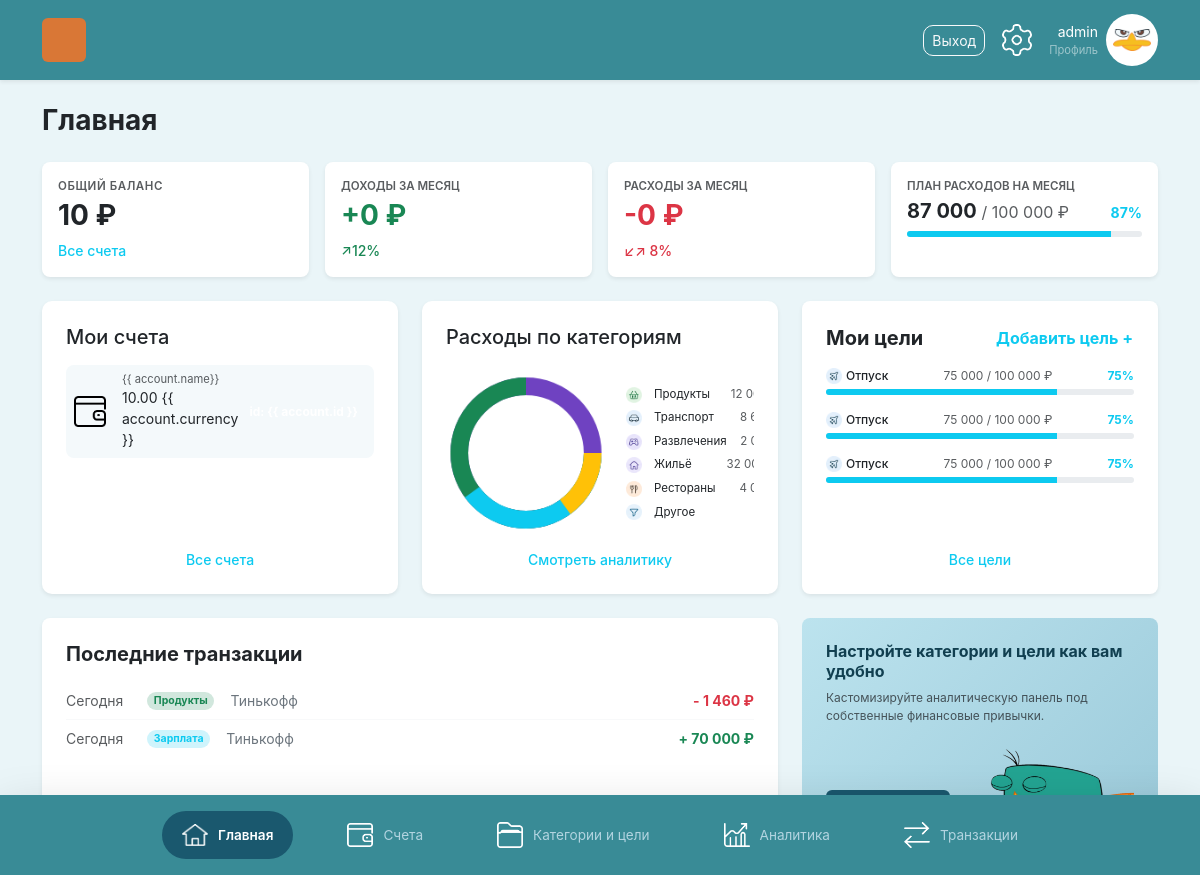
The app's page / (signed in), older data.
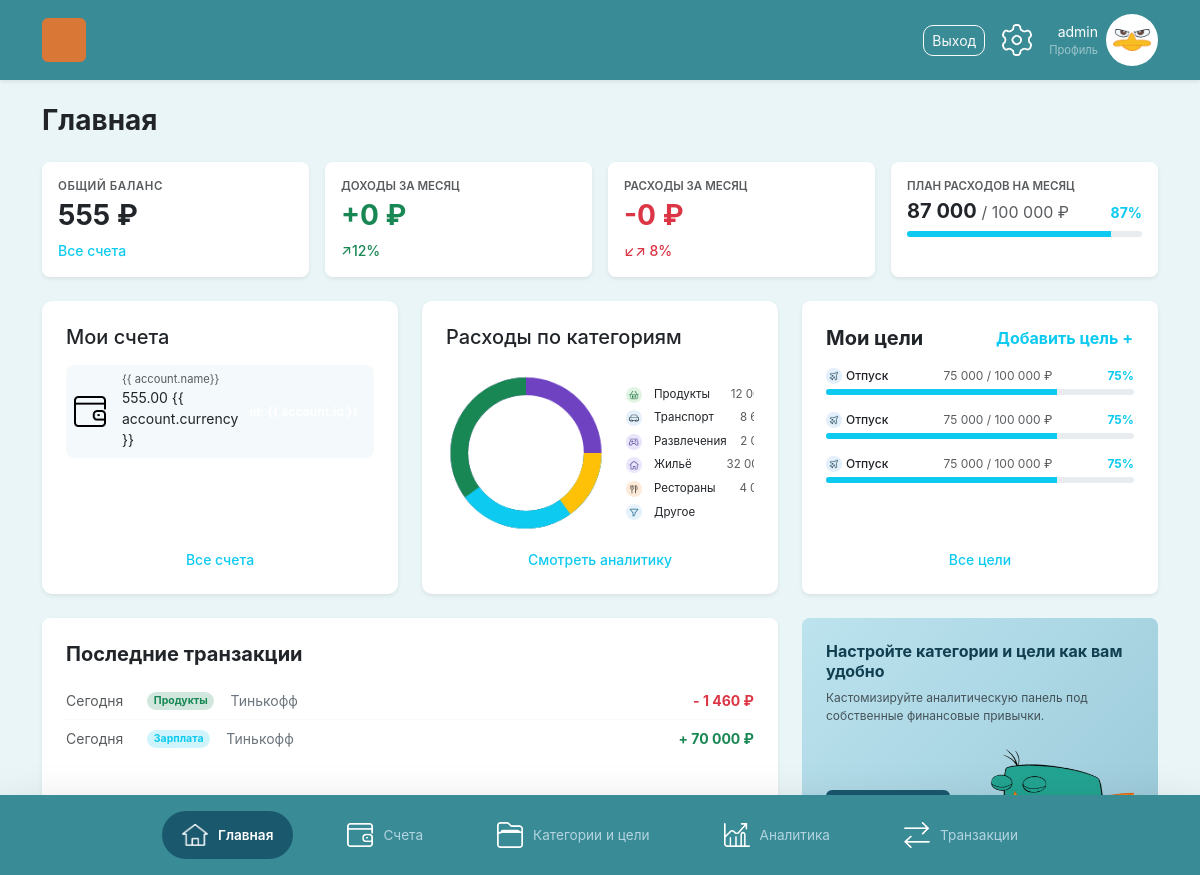
The same page, newer data.
### api/models.py (models this page shows, shortened)
class Account(models.Model):
    name = models.CharField(max_length=100)
    bank = models.ForeignKey('AvailableBank', on_delete=models.SET_NULL, null=True, blank=True)
    balance = models.DecimalField(max_digits=12, decimal_places=2, default=0)
    currency = models.CharField(max_length=3, default="RUB")
    owner = models.ForeignKey(User, on_delete=models.CASCADE, related_name="accounts")
    created_at = models.DateTimeField(auto_now_add=True)

### tracker_app/views.py (the view)
# urls.py: path('', dashboard_view, name='dashboard'),
@login_required
def dashboard_view(request):
    user = request.user
    accounts = Account.objects.filter(owner=user)
    total_balance = accounts.aggregate(Sum('balance'))['balance__sum'] or 0
    categories = ['Продукты', 'Транспорт', 'Развлечения', 'Жильё', 'Рестораны', 'Другое']
    chart_data = []
    for cat in categories:
        amount = Transaction.objects.filter(
            owner=user,
            type=Transaction.Type.EXPENSE,
            category__name=cat
        ).aggregate(Sum('amount'))['amount__sum'] or 0
        chart_data.append(float(amount))
    service = FinanceService()
    stats = service.get_statistics(user)
    context = {
        'accounts': accounts,
        'total_balance': total_balance,
        'chart_data': chart_data,
        'income': stats['income'],
        'expense': stats['expense'],
    }
    return render(request, 'pages/dashboard.html', context)

### api/services/finance_service.py (called while the page is built)
    def get_statistics(self, user):
        income_sum = (
            Transaction.objects.filter(
                owner=user,
                type=Transaction.Type.INCOME
            ).aggregate(
                total=Sum("amount")
            )["total"] or Decimal("0")
        )
        expense_sum = (
            Transaction.objects.filter(
                owner=user,
                type=Transaction.Type.EXPENSE
            ).aggregate(
                total=Sum("amount")
            )["total"] or Decimal("0")
        )
        return {
            "income": income_sum,
            "expense": expense_sum,
            "balance": income_sum - expense_sum
        }

### templates/pages/dashboard.html (shortened to what the changed rows need)
{% extends 'base.html' %}
{% load static %}
{% block content %}
<div class="container-fluid px-0">
    <div class="mb-4">
        <h1 class="h3 fw-bold text-dark">Главная</h1>
    </div>
    <div class="row g-3 mb-4">
        <div class="col-12 col-md-6 col-lg-3">
            <div class="card h-100 border-0 shadow-sm p-3 bg-white rounded-3">
                <p class="text-muted text-uppercase fw-semibold mb-1"
                    style="font-size: 0.72rem; letter-spacing: 0.05em;">Общий баланс</p>
                <h3 class="fw-bold text-dark mb-2"> {{ total_balance }} ₽</h3>
                <a href="#" class="text-decoration-none small fw-medium text-info mt-auto">Все счета</a>
            </div>
        </div>
    </div>
    <div class="row g-4 mb-4">
        <div class="col-12 col-lg-4">
            <div class="card h-100 border-0 shadow-sm p-4 bg-white" style="border-radius: 10px;">
                <div class="d-flex flex-column">
                    {% for account in accounts %}
                    <div class="d-flex align-items-center justify-content-between p-2 mb-2"
                        style="background-color: #f4f9fb; border-radius: 8px;">
                        <div class="d-flex align-items-center">
                            <img src="{% static 'icons/wallet.png' %}" class="ui-icon me-3" alt="">
                            <div>
                                <p class="text-muted mb-0" style="font-size: 0.7rem; line-height: 1.2;">{{
                                    account.name}}</p>
                                <p class="mb-0 small font-weight-bold text-dark">{{ account.balance }} {{
                                    account.currency }}</p>
                            </div>
                        </div>
                        <span class="badge badge-danger p-2 font-mono" style="font-size: 0.75rem;">id: {{ account.id
                            }}</span>
                    </div>
                    {% empty %}
                    <div class="text-center text-muted py-3 small">
                        У вас пока нет открытых счетов
                    </div>
                    {% endfor %}
                </div>
            </div>
        </div>
        <div class="col-12 col-lg-4">
            <div
                class="card h-100 border-0 shadow-sm p-4 bg-white rounded-3 d-flex flex-column justify-content-between">
                <div>
                    <div class="d-flex flex-column gap-3">
                        {% for i in "123"|make_list %}
                        <div>
                            <div class="d-flex justify-content-between align-items-center small mb-1"
                                style="font-size: 0.75rem;">
                                <span class="text-dark fw-medium d-flex align-items-center gap-1">
                                    <img src="{% static 'icons/travel.png' %}" style="width: 16px; height: 16px;"
                                        alt=""> Отпуск
                                </span>
                                <span class="text-muted">75 000 / 100 000 ₽</span>
                                <span class="fw-bold text-info">75%</span>
                            </div>
                            <div class="progress" style="height: 6px;">
                                <div class="progress-bar bg-info" role="progressbar" style="width: 75%"></div>
                            </div>
                        </div>
                        {% endfor %}
                    </div>
                </div>
            </div>
        </div>
    </div>
</div>
{% endblock %}
{% block extra_js %}
<script>
    document.addEventListener("DOMContentLoaded", function () {
        if (typeof Chart !== 'undefined') {
            const canvasElement = document.getElementById('categoriesChart');
            if (canvasElement) {
                // БЕЗОПАСНЫЙ И ВАЛИДНЫЙ СИНТАКСИС ДЛЯ ДАННЫХ БЭКЕНДА
                const rawData = document.getElementById('chart-data-json').textContent;
                // Если бэкенд пустой, ставим массив нулей по умолчанию [0, 0, 0, 0, 0, 0]
                const parsedChartData = rawData ? JSON.parse(rawData) : [0, 0, 0, 0, 0, 0];
                new Chart(canvasElement, {
                    type: 'doughnut',
                    data: {
                        labels: ['Продукты', 'Транспорт', 'Развлечения', 'Жильё', 'Рестораны', 'Другое'],
                        datasets: [{
                            // Теперь здесь чистая переменная JavaScript, никакой каши с Django
                            data: parsedChartData,
                            backgroundColor: ['#4ade80', '#22d3ee', '#facc15', '#a78bfa', '#f87171', '#9ca3af'],
                            borderWidth: 3,
                            borderColor: '#ffffff',
                            borderRadius: 5,
                            cutout: '72%'
                        }]
                    },
                    options: {
                        responsive: false,
                        maintainAspectRatio: false,
                        circumference: 240,
                        rotation: 240,
                        layout: {
                            padding: 4
                        },
                        plugins: {
                            legend: {
                                display: false
                            },
                            tooltip: {
                                enabled: true
                            }
                        }
                    }
                });
            }
        }
    });
</script>
{% endblock %}

Row changes from the older to the newer data that the page shows:
removed Account: balance "10.00"
added Account: balance "555.00"
Text that changed along with them:
{{ total_balance }}: "10" → "555"
